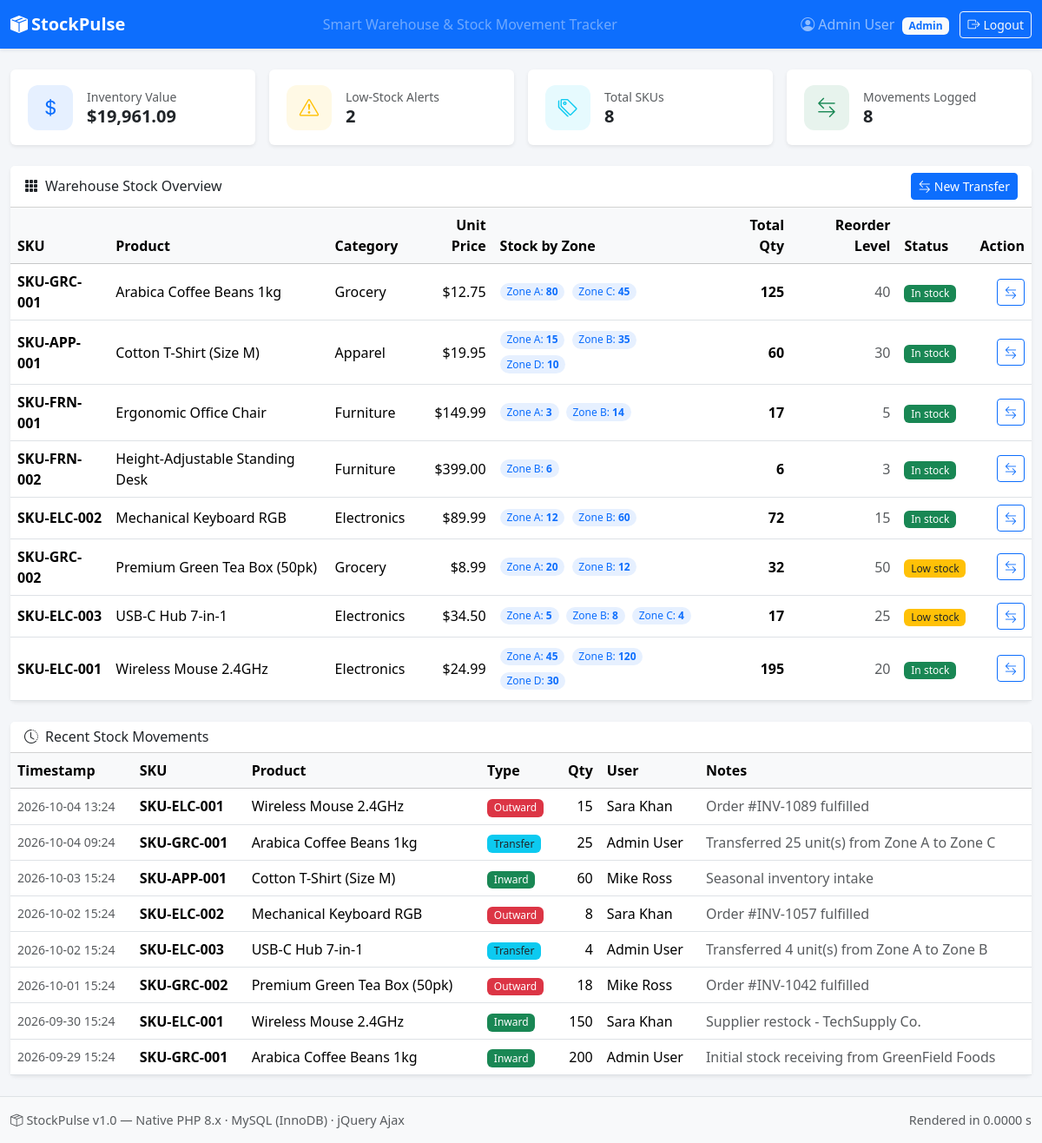
The page / (signed in) on the database its author committed.
### tables this page shows
CREATE TABLE products (
    product_id   INT AUTO_INCREMENT PRIMARY KEY,
    sku          VARCHAR(50)   NOT NULL,
    product_name VARCHAR(200)  NOT NULL,
    category_id  INT           NOT NULL,
    unit_price   DECIMAL(10,2) NOT NULL,
    reorder_level INT          NOT NULL DEFAULT 10 COMMENT 'Alert threshold for total quantity',
    created_at   TIMESTAMP NOT NULL DEFAULT CURRENT_TIMESTAMP,
    UNIQUE KEY uq_products_sku (sku),
    CONSTRAINT fk_products_category
        FOREIGN KEY (category_id) REFERENCES categories (category_id)
        ON UPDATE CASCADE ON DELETE RESTRICT
);

CREATE TABLE categories (
    category_id   INT AUTO_INCREMENT PRIMARY KEY,
    category_name VARCHAR(120) NOT NULL,
    UNIQUE KEY uq_categories_name (category_name)
);

CREATE TABLE warehouse_stock (
    stock_id   INT AUTO_INCREMENT PRIMARY KEY,
    product_id INT          NOT NULL,
    zone_name  VARCHAR(60)  NOT NULL,
    quantity   INT          NOT NULL DEFAULT 0,
    updated_at TIMESTAMP NOT NULL DEFAULT CURRENT_TIMESTAMP ON UPDATE CURRENT_TIMESTAMP,
    CONSTRAINT uq_product_zone UNIQUE KEY (product_id, zone_name),
    CONSTRAINT fk_stock_product
        FOREIGN KEY (product_id) REFERENCES products (product_id)
        ON UPDATE CASCADE ON DELETE CASCADE,
    CONSTRAINT chk_stock_quantity CHECK (quantity >= 0)
);

CREATE TABLE stock_logs (
    log_id        BIGINT AUTO_INCREMENT PRIMARY KEY,
    product_id    INT          NOT NULL,
    user_id       INT          NOT NULL,
    movement_type ENUM('inward', 'outward', 'transfer') NOT NULL,
    quantity      INT          NOT NULL,
    notes         VARCHAR(255) NULL,
    logged_at     TIMESTAMP NOT NULL DEFAULT CURRENT_TIMESTAMP,
    CONSTRAINT fk_logs_product
        FOREIGN KEY (product_id) REFERENCES products (product_id)
        ON UPDATE CASCADE ON DELETE RESTRICT,
    CONSTRAINT fk_logs_user
        FOREIGN KEY (user_id) REFERENCES users (user_id)
        ON UPDATE CASCADE ON DELETE RESTRICT,
    CONSTRAINT chk_logs_quantity CHECK (quantity > 0),
    KEY idx_logs_product (product_id),
    KEY idx_logs_logged_at (logged_at)
);

CREATE TABLE users (
    user_id      INT AUTO_INCREMENT PRIMARY KEY,
    full_name    VARCHAR(120)  NOT NULL,
    email        VARCHAR(191)  NOT NULL,
    password_hash VARCHAR(255) NOT NULL COMMENT 'bcrypt hash generated with password_hash()',
    role         ENUM('admin', 'manager', 'staff') NOT NULL DEFAULT 'staff',
    created_at   TIMESTAMP NOT NULL DEFAULT CURRENT_TIMESTAMP,
    UNIQUE KEY uq_users_email (email)
);

### views/dashboard.php (the view, shortened to what the rows shown need)
<div class="row g-4">
    <div class="col-12">
        <div class="card border-0 shadow-sm">
            <div class="table-responsive">
                <table class="table table-hover align-middle mb-0">
                    <thead class="table-light">
                        <tr>
                            <th scope="col">SKU</th>
                            <th scope="col">Product</th>
                            <th scope="col">Category</th>
                            <th scope="col" class="text-end">Unit Price</th>
                            <th scope="col">Stock by Zone</th>
                            <th scope="col" class="text-end">Total Qty</th>
                            <th scope="col" class="text-end">Reorder Level</th>
                            <th scope="col">Status</th>
                            <th scope="col" class="text-end">Action</th>
                        </tr>
                    </thead>
                    <tbody>
                        <?php foreach ($products as $p):
                            $total   = (int) $p['total_quantity'];
                            $reorder = (int) $p['reorder_level'];
                            $rows    = $zoneStock[(int) $p['product_id']] ?? [];
                            if ($total === 0) {
                                $badge = '<span class="badge bg-danger">Out of stock</span>';
                            } elseif ($total <= $reorder) {
                                $badge = '<span class="badge bg-warning text-dark">Low stock</span>';
                            } else {
                                $badge = '<span class="badge bg-success">In stock</span>';
                            }
                        ?>
                            <tr>
                                <td class="fw-semibold"><?= htmlspecialchars($p['sku']) ?></td>
                                <td><?= htmlspecialchars($p['product_name']) ?></td>
                                <td><?= htmlspecialchars($p['category_name'] ?? '—') ?></td>
                                <td class="text-end">$<?= number_format((float) $p['unit_price'], 2) ?></td>
                                <td>
                                    <?php if ($rows): ?>
                                        <?php foreach ($rows as $r): ?>
                                            <span class="badge rounded-pill bg-primary bg-opacity-10 text-primary me-1 mb-1">
                                                <?= htmlspecialchars($r['zone_name']) ?>:
                                                <strong><?= (int) $r['quantity'] ?></strong>
                                            </span>
                                        <?php endforeach; ?>
                                    <?php else: ?>
                                        <span class="text-muted">—</span>
                                    <?php endif; ?>
                                </td>
                                <td class="text-end fw-bold"><?= $total ?></td>
                                <td class="text-end text-muted"><?= $reorder ?></td>
                                <td><?= $badge ?></td>
                                <td class="text-end">
                                    <button type="button"
                                            class="btn btn-sm btn-outline-primary transferBtn"
                                            data-product-id="<?= (int) $p['product_id'] ?>"
                                            title="Transfer <?= htmlspecialchars($p['product_name']) ?>"
                                            data-bs-toggle="modal" data-bs-target="#transferModal">
                                        <i class="bi bi-arrow-left-right"></i>
                                    </button>
                                </td>
                            </tr>
                        <?php endforeach; ?>
                    </tbody>
                </table>
            </div>
        </div>
    </div>
    <div class="col-12">
        <div class="card border-0 shadow-sm">
            <div class="table-responsive">
                <table class="table table-hover align-middle mb-0">
                    <thead class="table-light">
                        <tr>
                            <th scope="col">Timestamp</th>
                            <th scope="col">SKU</th>
                            <th scope="col">Product</th>
                            <th scope="col">Type</th>
                            <th scope="col" class="text-end">Qty</th>
                            <th scope="col">User</th>
                            <th scope="col">Notes</th>
                        </tr>
                    </thead>
                    <tbody>
                        <?php if (empty($recentMovements)): ?>
                            <tr>
                                <td colspan="7" class="text-center text-muted py-4">
                                    No movements recorded yet.
                                </td>
                            </tr>
                        <?php else: ?>
                            <?php foreach ($recentMovements as $m):
                                $typeBadge = match ((string) $m['movement_type']) {
                                    'inward'  => '<span class="badge bg-success">Inward</span>',
                                    'outward' => '<span class="badge bg-danger">Outward</span>',
                                    default    => '<span class="badge bg-info text-dark">Transfer</span>',
                                };
                            ?>
                                <tr>
                                    <td class="text-muted small">
                                        <?= htmlspecialchars(date('Y-m-d H:i', strtotime((string) $m['logged_at']))) ?>
                                    </td>
                                    <td class="fw-semibold"><?= htmlspecialchars($m['sku']) ?></td>
                                    <td><?= htmlspecialchars($m['product_name']) ?></td>
                                    <td><?= $typeBadge ?></td>
                                    <td class="text-end"><?= (int) $m['quantity'] ?></td>
                                    <td><?= htmlspecialchars($m['full_name']) ?></td>
                                    <td class="text-muted"><?= htmlspecialchars((string) ($m['notes'] ?? '')) ?></td>
                                </tr>
                            <?php endforeach; ?>
                        <?php endif; ?>
                    </tbody>
                </table>
            </div>
        </div>
    </div>
</div>

### rows shown on the page
products: sku "SKU-GRC-001", product_name "Arabica Coffee Beans 1kg", category.category_name "Grocery", unit_price "12.75", total "125", reorder_level "40", shows "In stock"
warehouse_stock: zone_name "Zone A", quantity "80"
warehouse_stock: zone_name "Zone C", quantity "45"
products: sku "SKU-APP-001", product_name "Cotton T-Shirt (Size M)", category.category_name "Apparel", unit_price "19.95", total "60", reorder_level "30", shows "In stock"
warehouse_stock: zone_name "Zone A", quantity "15"
warehouse_stock: zone_name "Zone B", quantity "35"
warehouse_stock: zone_name "Zone D", quantity "10"
products: sku "SKU-FRN-001", product_name "Ergonomic Office Chair", category.category_name "Furniture", unit_price "149.99", total "17", reorder_level "5", shows "In stock"
warehouse_stock: zone_name "Zone A", quantity "3"
warehouse_stock: zone_name "Zone B", quantity "14"
products: sku "SKU-FRN-002", product_name "Height-Adjustable Standing Desk", category.category_name "Furniture", unit_price "399.00", total "6", reorder_level "3", shows "In stock"
warehouse_stock: zone_name "Zone B", quantity "6"
products: sku "SKU-ELC-002", product_name "Mechanical Keyboard RGB", category.category_name "Electronics", unit_price "89.99", total "72", reorder_level "15", shows "In stock"
warehouse_stock: zone_name "Zone A", quantity "12"
warehouse_stock: zone_name "Zone B", quantity "60"
products: sku "SKU-GRC-002", product_name "Premium Green Tea Box (50pk)", category.category_name "Grocery", unit_price "8.99", total "32", reorder_level "50", shows "Low stock"
warehouse_stock: zone_name "Zone A", quantity "20"
warehouse_stock: zone_name "Zone B", quantity "12"
products: sku "SKU-ELC-003", product_name "USB-C Hub 7-in-1", category.category_name "Electronics", unit_price "34.50", total "17", reorder_level "25", shows "Low stock"
warehouse_stock: zone_name "Zone A", quantity "5"
warehouse_stock: zone_name "Zone B", quantity "8"
warehouse_stock: zone_name "Zone C", quantity "4"
products: sku "SKU-ELC-001", product_name "Wireless Mouse 2.4GHz", category.category_name "Electronics", unit_price "24.99", total "195", reorder_level "20", shows "In stock"
warehouse_stock: zone_name "Zone A", quantity "45"
warehouse_stock: zone_name "Zone B", quantity "120"
warehouse_stock: zone_name "Zone D", quantity "30"
stock_logs: logged_at "2026-10-04 13:24", product.sku "SKU-ELC-001", product.product_name "Wireless Mouse 2.4GHz", movement_type "Outward", quantity "15", user.full_name "Sara Khan", notes "Order #INV-1089 fulfilled"
stock_logs: logged_at "2026-10-04 09:24", product.sku "SKU-GRC-001", product.product_name "Arabica Coffee Beans 1kg", movement_type "Transfer", quantity "25", user.full_name "Admin User", notes "Transferred 25 unit(s) from Zone A to Zone C"
stock_logs: logged_at "2026-10-03 15:24", product.sku "SKU-APP-001", product.product_name "Cotton T-Shirt (Size M)", movement_type "Inward", quantity "60", user.full_name "Mike Ross", notes "Seasonal inventory intake"
stock_logs: logged_at "2026-10-02 15:24", product.sku "SKU-ELC-002", product.product_name "Mechanical Keyboard RGB", movement_type "Outward", quantity "8", user.full_name "Sara Khan", notes "Order #INV-1057 fulfilled"
stock_logs: logged_at "2026-10-02 15:24", product.sku "SKU-ELC-003", product.product_name "USB-C Hub 7-in-1", movement_type "Transfer", quantity "4", user.full_name "Admin User", notes "Transferred 4 unit(s) from Zone A to Zone B"
stock_logs: logged_at "2026-10-01 15:24", product.sku "SKU-GRC-002", product.product_name "Premium Green Tea Box (50pk)", movement_type "Outward", quantity "18", user.full_name "Mike Ross", notes "Order #INV-1042 fulfilled"
stock_logs: logged_at "2026-09-30 15:24", product.sku "SKU-ELC-001", product.product_name "Wireless Mouse 2.4GHz", movement_type "Inward", quantity "150", user.full_name "Sara Khan", notes "Supplier restock - TechSupply Co."
stock_logs: logged_at "2026-09-29 15:24", product.sku "SKU-GRC-001", product.product_name "Arabica Coffee Beans 1kg", movement_type "Inward", quantity "200", user.full_name "Admin User", notes "Initial stock receiving from GreenField Foods"

### other values the page prints
$_SESSION['full_name'] "Admin User"
$_SESSION['role'] "Admin"
$totalValue "19,961.09"
count($lowStock) "2"
$totalSkus "8"
$movementCount "8"
